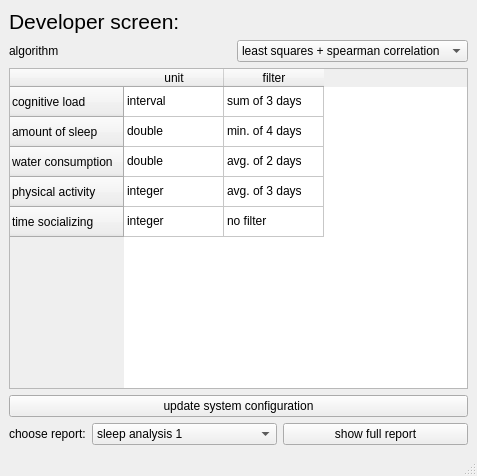
<?xml version="1.0" encoding="UTF-8"?>
<ui version="4.0">
 <class>MainWindow</class>
 <widget class="QMainWindow" name="MainWindow">
  <property name="geometry">
   <rect>
    <x>0</x>
    <y>0</y>
    <width>477</width>
    <height>476</height>
   </rect>
  </property>
  <property name="windowTitle">
   <string>MainWindow</string>
  </property>
  <widget class="QWidget" name="centralwidget">
   <property name="layoutDirection">
    <enum>Qt::LeftToRight</enum>
   </property>
   <layout class="QVBoxLayout" name="verticalLayout_2">
    <item>
     <widget class="QLabel" name="label">
      <property name="sizePolicy">
       <sizepolicy hsizetype="Minimum" vsizetype="Minimum">
        <horstretch>0</horstretch>
        <verstretch>0</verstretch>
       </sizepolicy>
      </property>
      <property name="font">
       <font>
        <pointsize>16</pointsize>
       </font>
      </property>
      <property name="text">
       <string>Developer screen:</string>
      </property>
     </widget>
    </item>
    <item>
     <layout class="QHBoxLayout" name="horizontalLayout">
      <property name="spacing">
       <number>0</number>
      </property>
      <property name="sizeConstraint">
       <enum>QLayout::SetDefaultConstraint</enum>
      </property>
      <property name="rightMargin">
       <number>0</number>
      </property>
      <item>
       <widget class="QLabel" name="label_2">
        <property name="text">
         <string>algorithm</string>
        </property>
        <property name="margin">
         <number>5</number>
        </property>
       </widget>
      </item>
      <item>
       <widget class="QComboBox" name="choose_alg_comboBox">
        <item>
         <property name="text">
          <string>least squares + spearman correlation</string>
         </property>
        </item>
       </widget>
      </item>
     </layout>
    </item>
    <item>
     <widget class="QTableWidget" name="cur_filter_setting_table">
      <property name="sizePolicy">
       <sizepolicy hsizetype="Expanding" vsizetype="Expanding">
        <horstretch>0</horstretch>
        <verstretch>0</verstretch>
       </sizepolicy>
      </property>
      <row>
       <property name="text">
        <string>cognitive load</string>
       </property>
      </row>
      <row>
       <property name="text">
        <string>amount of sleep</string>
       </property>
      </row>
      <row>
       <property name="text">
        <string>water consumption</string>
       </property>
      </row>
      <row>
       <property name="text">
        <string>physical activity</string>
       </property>
      </row>
      <row>
       <property name="text">
        <string>time socializing</string>
       </property>
      </row>
      <column>
       <property name="text">
        <string>unit</string>
       </property>
      </column>
      <column>
       <property name="text">
        <string>filter</string>
       </property>
      </column>
      <item row="0" column="0">
       <property name="text">
        <string>interval</string>
       </property>
      </item>
      <item row="0" column="1">
       <property name="text">
        <string>sum of 3 days</string>
       </property>
      </item>
      <item row="1" column="0">
       <property name="text">
        <string>double</string>
       </property>
      </item>
      <item row="1" column="1">
       <property name="text">
        <string>min. of 4 days</string>
       </property>
      </item>
      <item row="2" column="0">
       <property name="text">
        <string>double</string>
       </property>
      </item>
      <item row="2" column="1">
       <property name="text">
        <string>avg. of 2 days</string>
       </property>
      </item>
      <item row="3" column="0">
       <property name="text">
        <string>integer</string>
       </property>
      </item>
      <item row="3" column="1">
       <property name="text">
        <string>avg. of 3 days</string>
       </property>
      </item>
      <item row="4" column="0">
       <property name="text">
        <string>integer</string>
       </property>
      </item>
      <item row="4" column="1">
       <property name="text">
        <string>no filter</string>
       </property>
      </item>
     </widget>
    </item>
    <item>
     <widget class="QPushButton" name="pushButton">
      <property name="text">
       <string>update system configuration</string>
      </property>
     </widget>
    </item>
    <item>
     <layout class="QHBoxLayout" name="horizontalLayout_2">
      <item>
       <widget class="QLabel" name="label_3">
        <property name="sizePolicy">
         <sizepolicy hsizetype="Maximum" vsizetype="Preferred">
          <horstretch>0</horstretch>
          <verstretch>0</verstretch>
         </sizepolicy>
        </property>
        <property name="text">
         <string>choose report:</string>
        </property>
        <property name="margin">
         <number>5</number>
        </property>
       </widget>
      </item>
      <item>
       <widget class="QComboBox" name="choose_report_comboBox">
        <item>
         <property name="text">
          <string>sleep analysis 1</string>
         </property>
        </item>
       </widget>
      </item>
      <item>
       <widget class="QPushButton" name="show_full_report_btn">
        <property name="text">
         <string>show full report</string>
        </property>
       </widget>
      </item>
     </layout>
    </item>
   </layout>
  </widget>
  <widget class="QStatusBar" name="statusbar"/>
 </widget>
 <resources/>
 <connections/>
</ui>
